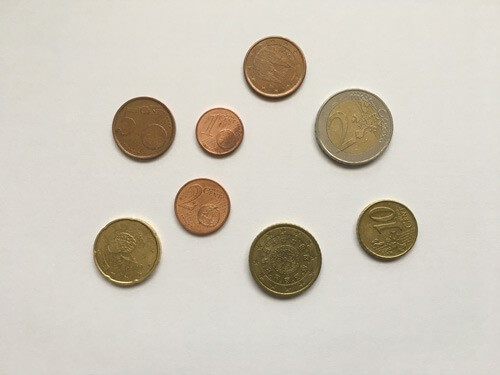
#> input picture imagenes/monedas2.jpg, 500 x 375 px
$ python actividad2_contar_objetos.py
#> lines starting #> are read from the running program, lines starting #| are printed output that depends on the picture; after the words box and inside, x2 and y2 are one past the last pixel; in counts of white or black regions, pixels touching at a corner belong together
# ALUMNO : AGUILAR LUCIANO DAVID

import cv2


imagen = cv2.imread('imagenes/monedas2.jpg')
#> imagen is the input picture: shape (375, 500, 3); mean B, G, R 188.8, 200.6, 207.2


imagengris= cv2.cvtColor(imagen,cv2.COLOR_BGR2GRAY)
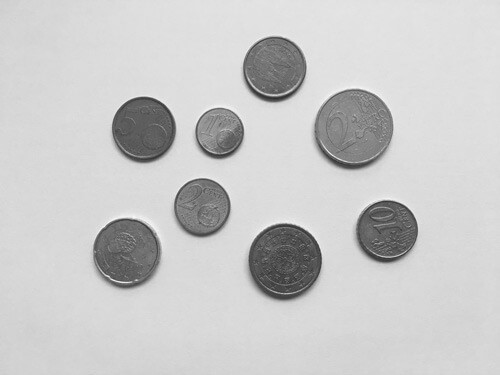
#> imagengris: shape (375, 500); min 45, max 253, mean 201.2


bordes = cv2.Canny(imagengris,100,200)
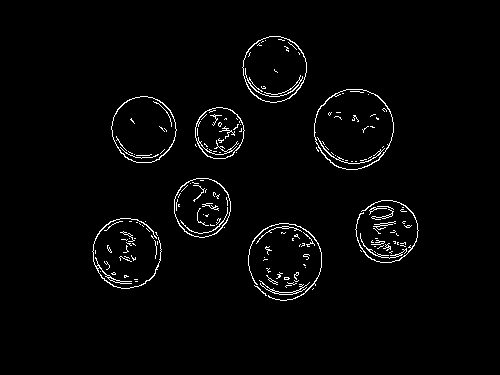
#> bordes: shape (375, 500); 2.2% white in thin lines or dots, all inside (x1, y1, x2, y2) = (92, 36, 419, 301)

bordes = cv2.dilate(bordes,None,iterations=1)
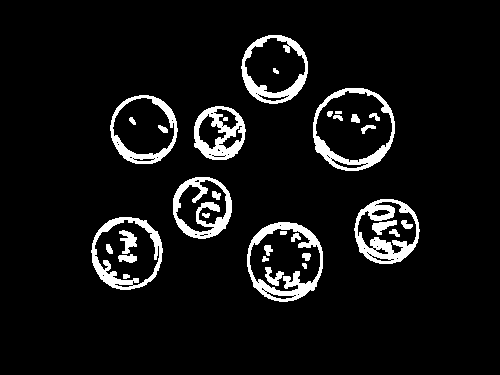
#> bordes: shape (375, 500); 7.1% white; 34 white regions (1 under 20 px), largest, box (x1, y1, x2, y2) and area: (247, 222, 323, 302) 1754, (354, 199, 420, 264) 1681, (313, 88, 395, 171) 1488
bordes = cv2.erode(bordes,None,iterations=1)
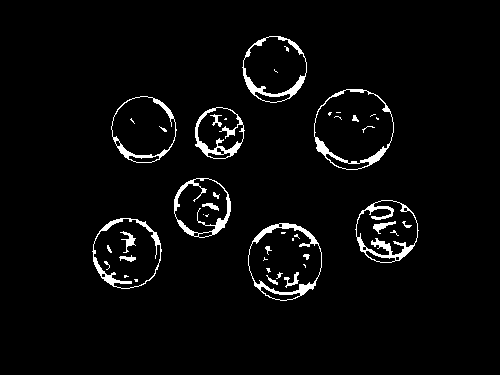
#> bordes: shape (375, 500); 3.5% white; 45 white regions (24 under 20 px)


contornos,jerarquia = cv2.findContours(bordes,cv2.RETR_EXTERNAL,cv2.CHAIN_APPROX_SIMPLE)
#> contornos = 8 contours; box (x1, y1, x2, y2) and area: (314, 89, 394, 170) 4990, (248, 223, 322, 301) 4434, (92, 218, 162, 289) 3762, (111, 96, 177, 163) 3318, (242, 36, 307, 103) 3275, (355, 200, 419, 263) 3028, (174, 178, 231, 238) 2620, (195, 107, 245, 159) 1968; jerarquia = [[1, -1, -1, -1], [2, 0, -1, -1], [3, 1, -1, -1], [4, 2, -1, -1], [5, 3, -1, -1], [6, 4, -1, -1], [7, 5, -1, -1], [-1, 6, -1, -1]]


cv2.drawContours(imagen,contornos,-1,(0,0,255),2)

texto = 'contornos encontrados: ' + str(len(contornos))
#> texto = 'contornos encontrados: 8'
cv2.putText(imagen,texto,(10,20),cv2.FONT_HERSHEY_SIMPLEX,0.5,(255,0,0),1)
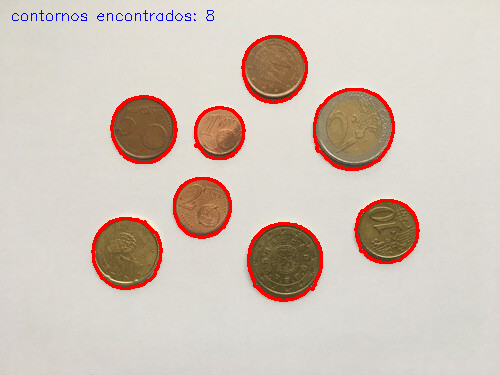
#> imagen: shape (375, 500, 3); mean B, G, R 185, 195.6, 209.6
cv2.imshow('imagen',imagen)

cv2.waitKey(0)
cv2.destroyAllWindows()
